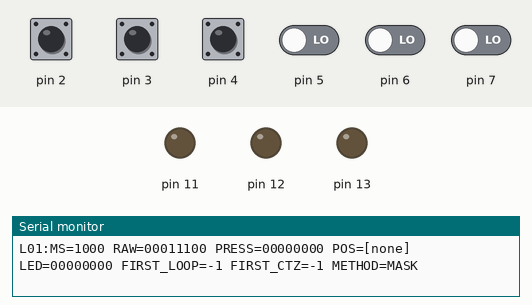
The sketch below on a simulated Arduino Uno, built with avr-gcc and run on an emulated ATmega328P. Shown: output pins drawn as LEDs (lit = HIGH), the last lines printed to the serial monitor. Inputs (shaded band) come from the test bench; at power-on: pin 2–4 HIGH, pin 5–7 LOW.

Above: at 1.2 s.
1.3 s: pin 2 pulled LOW for 0.15 s
At 1.51 s:
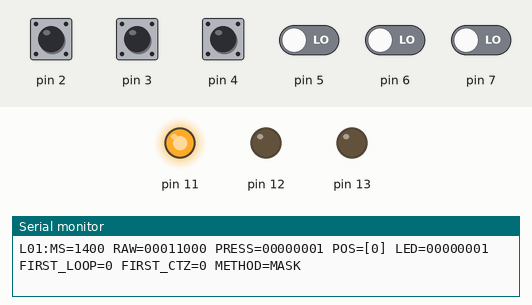
3.1 s: pin 3 pulled LOW for 0.15 s
At 3.31 s:
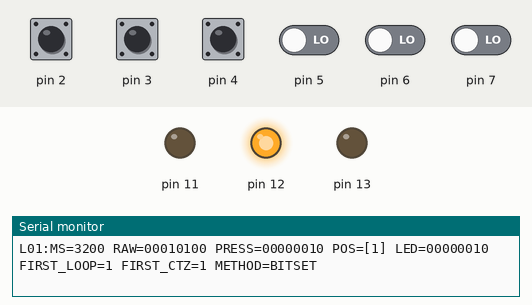
4.9 s: pin 4 pulled LOW for 0.15 s
At 5.11 s:
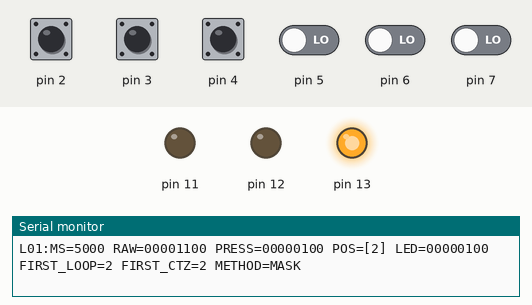
6.7 s: pin 2 driven LOW and pin 3 driven LOW
At 8.0 s:
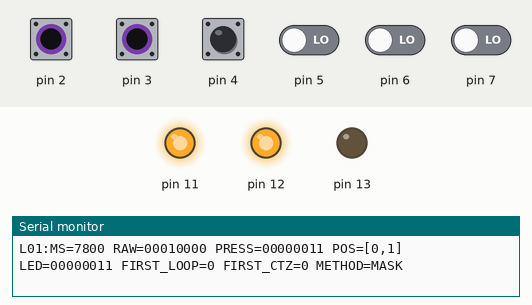
8.3 s: pin 4 pulled LOW for 1 s
At 9.2 s:
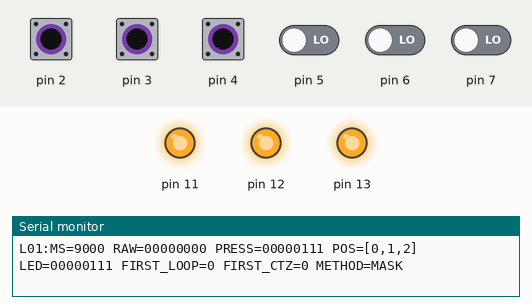
10.9 s: pin 2 driven HIGH
At 11.3 s:
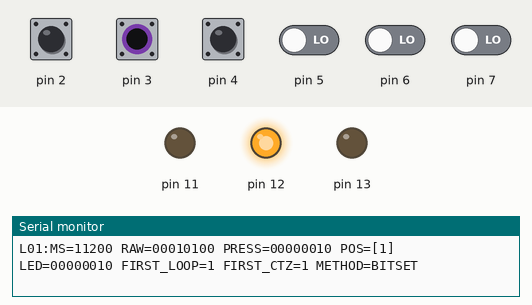
Timing chart, 0 to 13.9 s (numbered marks = the images above; inputs shaded):
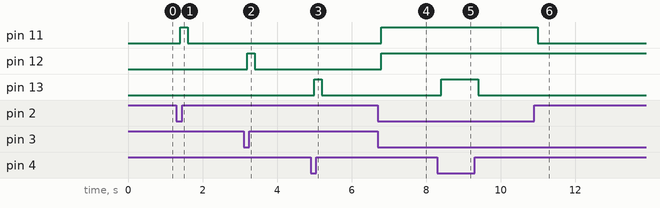

The sketch:

ports.ino
```cpp
// Lab01: ATmega328P/Arduino Uno. Buttons PD2..PD4, LEDs PB3..PB5.
#include <Arduino.h>

const uint8_t BUTTON_MASK = _BV(PD2) | _BV(PD3) | _BV(PD4);
const uint8_t LED_MASK = _BV(PB3) | _BV(PB4) | _BV(PB5);
const unsigned long DEBOUNCE_MS = 40;
const unsigned long SAMPLE_MS = 200; // exactly 5 Hz

uint8_t candidate = 0, stable = 0;
unsigned long candidateSince = 0, lastSample = 0;
bool useBitSetMethod = false;

uint8_t logicalPressedFromPind(uint8_t pind) {
  // INPUT_PULLUP makes a pressed button LOW. Result bit 0..2 maps to D2..D4.
  return (uint8_t)((~pind >> PD2) & 0x07);
}

int firstSetLoop(uint8_t v) {
  for (uint8_t i = 0; i < 8; ++i) if (v & _BV(i)) return i;
  return -1;
}

int firstSetCtz(uint8_t v) {
  return v ? __builtin_ctz((unsigned int)v) : -1; // ctz(0) is undefined
}

void writeLedsByMask(uint8_t v) {
  uint8_t out = (uint8_t)(v << PB3);
  PORTB = (uint8_t)((PORTB & ~LED_MASK) | (out & LED_MASK));
}

void writeLedsByBitSet(uint8_t v) {
  // Second method: bitSet/bitClear changes only LED bits, preserving PB0..PB2.
  for (uint8_t i = 0; i < 3; ++i) {
    if (v & _BV(i)) bitSet(PORTB, PB3 + i); else bitClear(PORTB, PB3 + i);
  }
}

void printBits(uint8_t v) { for (int8_t i = 7; i >= 0; --i) Serial.print((v & _BV(i)) ? '1' : '0'); }

void printSetPositions(uint8_t v) {
  Serial.print(F(" POS=["));
  bool first = true;
  for (uint8_t i = 0; i < 3; ++i) {
    if (v & _BV(i)) { if (!first) Serial.print(','); Serial.print(i); first = false; }
  }
  if (first) Serial.print(F("none"));
  Serial.print(']');
}

void setup() {
  DDRD &= ~BUTTON_MASK;       // PD2..PD4 inputs
  PORTD |= BUTTON_MASK;       // enable internal pull-ups
  DDRB |= LED_MASK;           // PB3..PB5 outputs: D11..D13
  PORTB &= ~LED_MASK;
  Serial.begin(9600);
  Serial.println(F("L01:BOOT PB3=D11 PB4=D12 PB5=D13"));
}

void loop() {
  const unsigned long now = millis();
  const uint8_t rawPressed = logicalPressedFromPind(PIND); // whole input port read
  if (rawPressed != candidate) { candidate = rawPressed; candidateSince = now; }
  if (candidate != stable && now - candidateSince >= DEBOUNCE_MS) stable = candidate;

  if (now - lastSample < SAMPLE_MS) return;
  lastSample = now;
  if (useBitSetMethod) writeLedsByBitSet(stable); else writeLedsByMask(stable);

  Serial.print(F("L01:MS=")); Serial.print(now);
  Serial.print(F(" RAW=")); printBits(PIND);
  Serial.print(F(" PRESS=")); printBits(stable);
  printSetPositions(stable);
  Serial.print(F(" LED=")); printBits((PORTB & LED_MASK) >> PB3);
  Serial.print(F(" FIRST_LOOP=")); Serial.print(firstSetLoop(stable));
  Serial.print(F(" FIRST_CTZ=")); Serial.print(firstSetCtz(stable));
  Serial.print(F(" METHOD=")); Serial.println(useBitSetMethod ? F("BITSET") : F("MASK"));
  useBitSetMethod = !useBitSetMethod;
}
```

Measured:
- after the input at 1.3 s, pin 11: LOW → HIGH after 0.10 s, → LOW 0.20 s later
- after the input at 3.1 s, pin 12: LOW → HIGH after 0.10 s, → LOW 0.20 s later
- after the input at 4.9 s, pin 13: LOW → HIGH after 0.10 s, → LOW 0.20 s later
- after the input at 6.7 s, pin 11, pin 12: LOW → HIGH after 0.10 s
- after the input at 8.3 s, pin 13: LOW → HIGH after 0.10 s, → LOW 1.0 s later
- after the input at 10.9 s, pin 11: HIGH → LOW after 0.10 s
